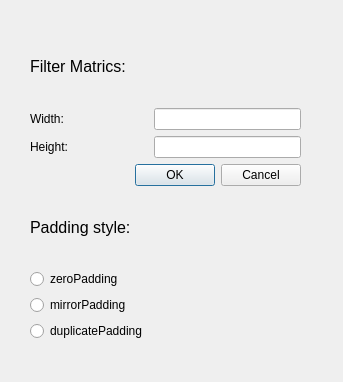
<?xml version="1.0" encoding="UTF-8"?>
<ui version="4.0">
 <class>DlgMedianFilter</class>
 <widget class="QDialog" name="DlgMedianFilter">
  <property name="geometry">
   <rect>
    <x>0</x>
    <y>0</y>
    <width>343</width>
    <height>382</height>
   </rect>
  </property>
  <property name="windowTitle">
   <string>Dialog</string>
  </property>
  <widget class="QWidget" name="layoutWidget">
   <property name="geometry">
    <rect>
     <x>30</x>
     <y>30</y>
     <width>271</width>
     <height>311</height>
    </rect>
   </property>
   <layout class="QGridLayout" name="gridLayout">
    <item row="0" column="0" colspan="2">
     <widget class="QLabel" name="label">
      <property name="font">
       <font>
        <pointsize>12</pointsize>
       </font>
      </property>
      <property name="text">
       <string>Filter Matrics:</string>
      </property>
     </widget>
    </item>
    <item row="1" column="0">
     <widget class="QLabel" name="label_2">
      <property name="text">
       <string>Width:</string>
      </property>
     </widget>
    </item>
    <item row="1" column="1">
     <widget class="QLineEdit" name="edit_width"/>
    </item>
    <item row="2" column="0">
     <widget class="QLabel" name="label_3">
      <property name="text">
       <string>Height:</string>
      </property>
     </widget>
    </item>
    <item row="2" column="1">
     <widget class="QLineEdit" name="edit_height"/>
    </item>
    <item row="3" column="0" colspan="2">
     <widget class="QDialogButtonBox" name="buttonBox">
      <property name="orientation">
       <enum>Qt::Horizontal</enum>
      </property>
      <property name="standardButtons">
       <set>QDialogButtonBox::Cancel|QDialogButtonBox::Ok</set>
      </property>
     </widget>
    </item>
    <item row="4" column="0" colspan="2">
     <widget class="QLabel" name="label_4">
      <property name="font">
       <font>
        <pointsize>12</pointsize>
       </font>
      </property>
      <property name="text">
       <string>Padding style:</string>
      </property>
     </widget>
    </item>
    <item row="5" column="0" colspan="2">
     <widget class="QRadioButton" name="bt_zero">
      <property name="text">
       <string>zeroPadding</string>
      </property>
     </widget>
    </item>
    <item row="7" column="0" colspan="2">
     <widget class="QRadioButton" name="bt_mirror">
      <property name="text">
       <string>mirrorPadding</string>
      </property>
     </widget>
    </item>
    <item row="8" column="0">
     <widget class="QRadioButton" name="bt_dupli">
      <property name="text">
       <string>duplicatePadding</string>
      </property>
     </widget>
    </item>
   </layout>
  </widget>
 </widget>
 <resources/>
 <connections>
  <connection>
   <sender>buttonBox</sender>
   <signal>accepted()</signal>
   <receiver>DlgMedianFilter</receiver>
   <slot>accept()</slot>
   <hints>
    <hint type="sourcelabel">
     <x>248</x>
     <y>254</y>
    </hint>
    <hint type="destinationlabel">
     <x>157</x>
     <y>274</y>
    </hint>
   </hints>
  </connection>
  <connection>
   <sender>buttonBox</sender>
   <signal>rejected()</signal>
   <receiver>DlgMedianFilter</receiver>
   <slot>reject()</slot>
   <hints>
    <hint type="sourcelabel">
     <x>316</x>
     <y>260</y>
    </hint>
    <hint type="destinationlabel">
     <x>286</x>
     <y>274</y>
    </hint>
   </hints>
  </connection>
 </connections>
</ui>
